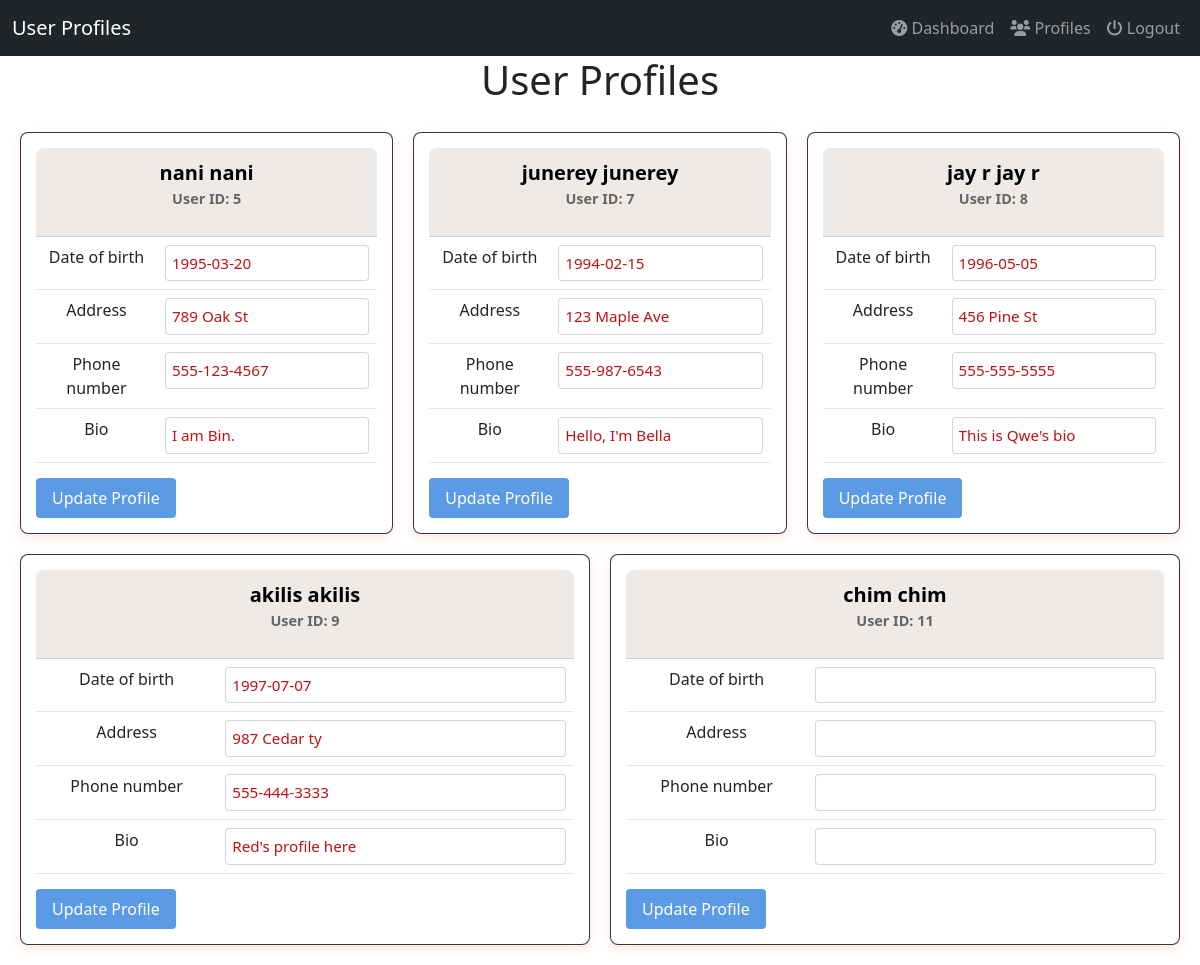
Page /class/user_profiles.php on the committed database.
### tables this page shows
CREATE TABLE `profiles` (
  `profile_id` int(11) NOT NULL,
  `user_id` int(11) NOT NULL,
  `date_of_birth` date DEFAULT NULL,
  `address` varchar(255) DEFAULT NULL,
  `phone_number` varchar(15) DEFAULT NULL,
  `bio` text DEFAULT NULL
);

CREATE TABLE `users` (
  `id` int(11) NOT NULL,
  `first_name` varchar(50) NOT NULL,
  `last_name` varchar(50) NOT NULL,
  `username` varchar(50) NOT NULL,
  `password` varchar(255) NOT NULL,
  `created_at` timestamp NOT NULL DEFAULT current_timestamp()
);

### Database/database.php (called while the page is built, shortened)
<?php
class Database {
    private $server_name = "localhost";
    private $db_username = "root";
    private $db_password = "";
    private $db_name = "ladydoone";
    private $conn;
    public function __construct() {
        $this->conn = new mysqli($this->server_name, $this->db_username, $this->db_password, $this->db_name);
    }
public function getUsersWithProfiles() {
    $sql = "
        SELECT
            users.id AS user_id,
            users.first_name,
            users.last_name,
            users.username,
            profiles.date_of_birth,
            profiles.address,
            profiles.phone_number,
            profiles.bio
        FROM users
        LEFT JOIN profiles ON users.id = profiles.user_id
    ";
    $result = $this->conn->query($sql);
    if ($result->num_rows > 0) {
        $usersWithProfiles = [];
        while ($row = $result->fetch_assoc()) {
            $usersWithProfiles[] = $row;
        }
        return $usersWithProfiles;
    } else {
        return [];
    }
}
}

### class/user_profiles.php (the view, shortened to what this page needs)
<?php
require '../Database/database.php';
$db = new Database();
$usersWithProfiles = $db->getUsersWithProfiles();
?>
<!DOCTYPE html>
<html lang="en">
<head>
    <link href="https://cdn.jsdelivr.net/npm/bootstrap@5.1.3/dist/css/bootstrap.min.css" rel="stylesheet">
    <link rel="stylesheet" href="https://cdnjs.cloudflare.com/ajax/libs/font-awesome/6.0.0-beta3/css/all.min.css">
    <link rel="stylesheet" href="../CSS/user_profiles.css">
</head>
<body>
    <nav class="navbar navbar-expand-lg navbar-dark bg-dark">
        <div class="container-fluid">
            <a class="navbar-brand" href="#">User Profiles</a>
            <div class="collapse navbar-collapse" id="navbarNav">
                <ul class="navbar-nav ms-auto">
                    <li class="nav-item">
                        <a class="nav-link" href="../modules/dashboard.php"><i class="fas fa-tachometer-alt"></i> Dashboard</a>
                    </li>
                    <li class="nav-item">
                        <a class="nav-link" href="../class/user_profiles.php"><i class="fas fa-users"></i> Profiles</a>
                    </li>
                    <li class="nav-item">
                        <a class="nav-link" href="../modules/login.php" onclick="return confirmLogout()">
                            <i class="fas fa-power-off"></i> Logout
                        </a>
                    </li>
                </ul>
            </div>
        </div>
    </nav>
    <h1 style="text-align: center;">User Profiles</h1>
    <div class="cards-container">
        <?php if (!empty($usersWithProfiles)): ?>
            <?php foreach ($usersWithProfiles as $user): ?>
                <div class="card">
                    <form action="../process/update_profile.php" method="post">
                        <div class="card-header">
                            <?php echo htmlspecialchars($user['first_name'] . ' ' . $user['last_name']); ?>
                            <p style="font-size: 0.9rem; color: #666;">User ID: <?php echo $user['user_id']; ?></p>
                        </div>
                        <table class="table">
                            <tbody>
                                <?php foreach ($user as $key => $value): ?>
                                    <?php if ($key !== 'user_id' && $key !== 'first_name' && $key !== 'last_name' && $key !== 'username'): ?>
                                        <tr>
                                            <td><?php echo ucfirst(str_replace('_', ' ', $key)); ?></td>
                                            <td>
                                                <input type="text" class="form-control" name="<?php echo $key; ?>" value="<?php echo htmlspecialchars($value); ?>">
                                            </td>
                                        </tr>
                                    <?php endif; ?>
                                <?php endforeach; ?>
                            </tbody>
                        </table>
                        <button type="submit" class="btn btn-primary">Update Profile</button>
                    </form>
                </div>
            <?php endforeach; ?>
        <?php else: ?>
            <p style="text-align: center;">No user profiles found.</p>
        <?php endif; ?>
    </div>
</body>
</html>

### css/user_profiles.css (style rules this page uses)
.cards-container { display: flex; flex-wrap: wrap; justify-content: space-between; gap: 20px; max-width: 1200px; margin: 0 auto; padding: 20px; }
.card { background-color: rgba(255, 255, 255, 0.8); border: 1px solid rgba(16, 2, 2, 0.8); border-radius: 8px; box-shadow: 0px 4px 12px rgba(245, 5, 5, 0.1); padding: 15px; flex: 1 1 calc(33.33% - 20px); min-width: 280px; backdrop-filter: blur(5px); }
.card-header { background-color: rgba(236, 232, 230, 0.9); color: #020101; padding: 10px; font-size: 1.25rem; font-weight: bold; text-align: center; border-top-left-radius: 8px; border-top-right-radius: 8px; }
.table { width: 100%; border-collapse: collapse; margin-bottom: 15px; }
.table tbody td { padding: 8px; text-align: center; border-bottom: 1px solid rgba(224, 224, 224, 0.8); }
.form-control { background-color: rgba(255, 255, 255, 0.8); color: #be1313; border: 1px solid rgba(204, 204, 204, 0.8); border-radius: 4px; padding: 6px; font-size: 0.95rem; }
.btn-primary { background-color: rgba(74, 144, 226, 0.9); color: #ffffff; border: none; padding: 8px 16px; border-radius: 4px; cursor: pointer; transition: background-color 0.3s ease; }

### rows in the picture
profiles: user.last_name "nani nani", user "5", key "Date of birth", date_of_birth "1995-03-20", key "Address", address "789 Oak St", key "Phone number", phone_number "555-123-4567", key "Bio", bio "I am Bin."
profiles: user.last_name "junerey junerey", user "7", key "Date of birth", date_of_birth "1994-02-15", key "Address", address "123 Maple Ave", key "Phone number", phone_number "555-987-6543", key "Bio", bio "Hello, I'm Bella"
profiles: user.last_name "jay r jay r", user "8", key "Date of birth", date_of_birth "1996-05-05", key "Address", address "456 Pine St", key "Phone number", phone_number "555-555-5555", key "Bio", bio "This is Qwe's bio"
profiles: user.last_name "akilis akilis", user "9", key "Date of birth", date_of_birth "1997-07-07", key "Address", address "987 Cedar ty", key "Phone number", phone_number "555-444-3333", key "Bio", bio "Red's profile here"
profiles: user.last_name "chim chim", user "11", key "Date of birth", key "Address", key "Phone number", key "Bio"
